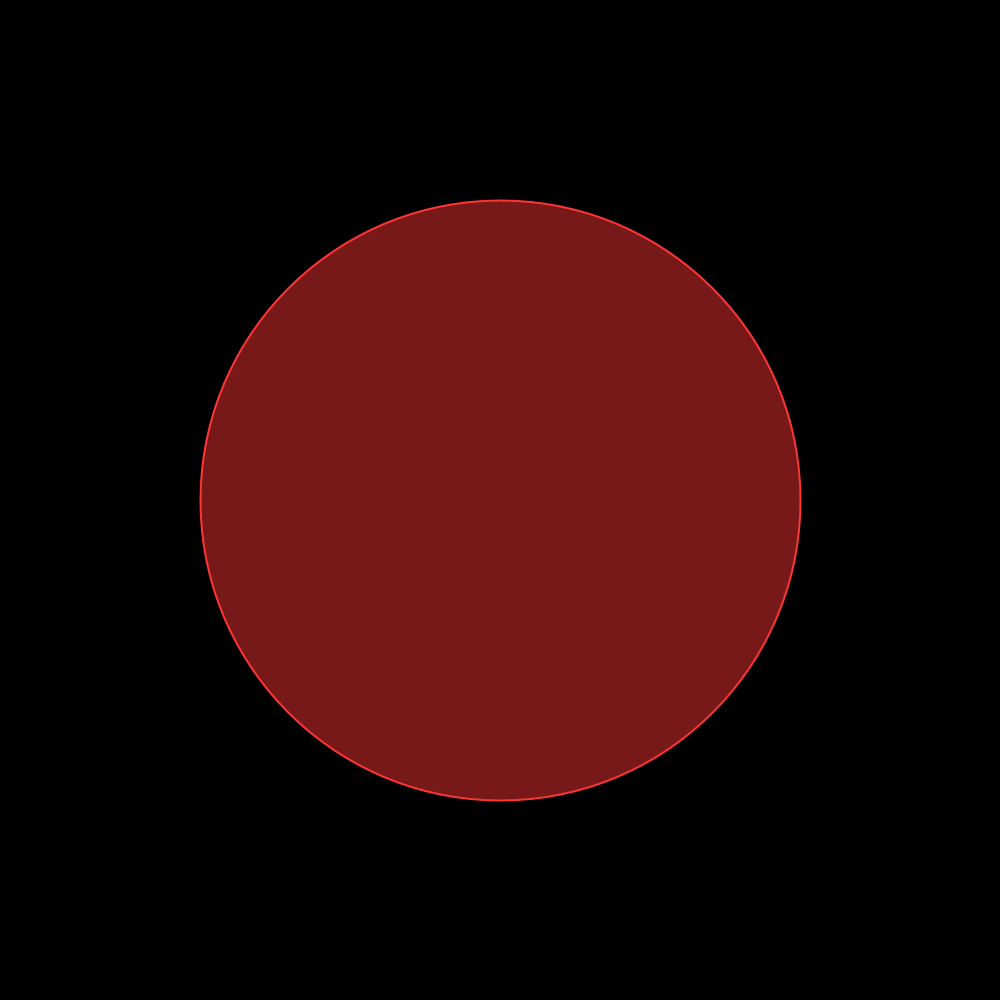
Frame 1 (no input)
Frame 60 (the mouse pressed at the canvas centre just before this capture): identical to frame 1, image omitted
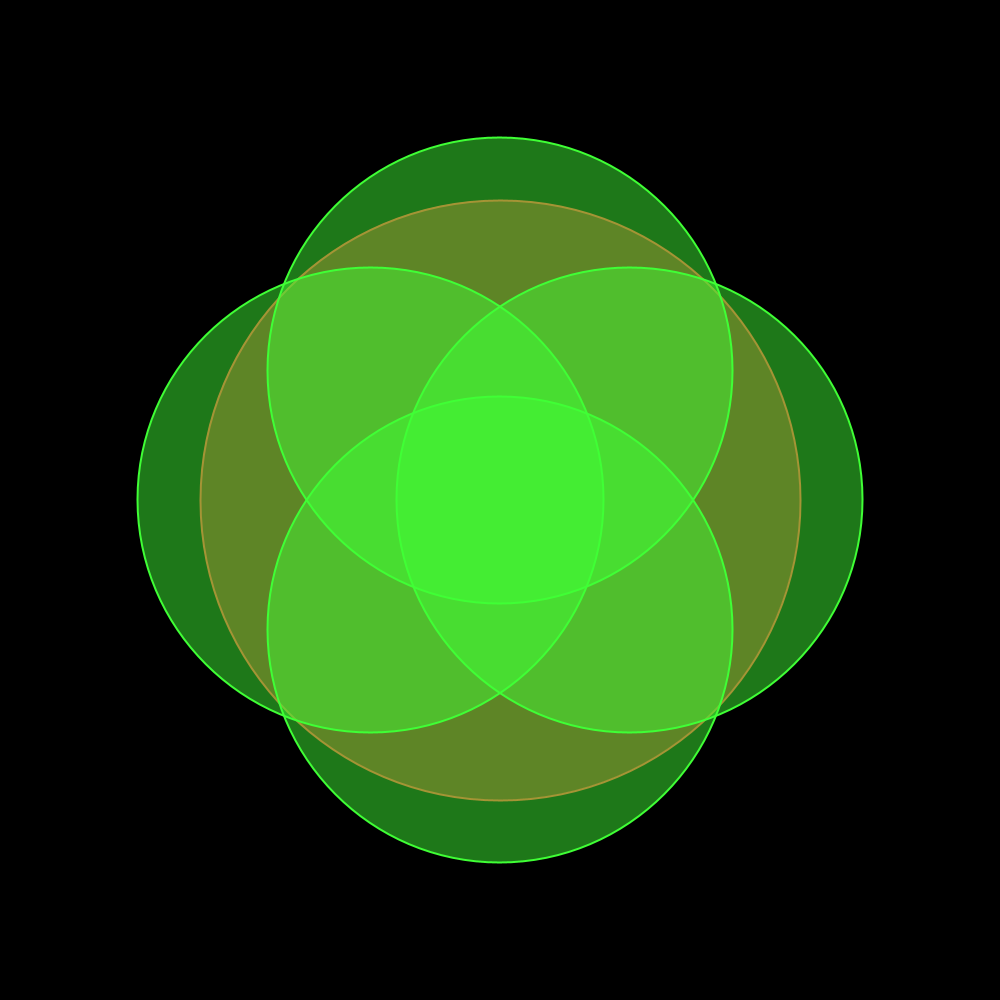
Frame 120 (the mouse held since frame 60 and released just before this capture)

The Processing sketch that drew these frames (run headless with seeded random() and noise(); from frame 60 on, the mouse is pressed at the canvas centre):

// Processing sketch: Circles
// ── Circles.pde
ArrayList<Circle> circles = new ArrayList<Circle>();
float radius = 300;

void setup() {
    frameRate(30);
    size(1000, 1000);
    //fullScreen();
    circles.add(new Circle(
        new PVector(width/2, height/2),
        new PVector(width/2, height/2),
        radius, radius,
        0
    ));

    strokeWeight(2);

    // noFill();
    // noStroke();
}

void draw() {
    background(0);

    ArrayList<Circle> newCircles = new ArrayList<Circle>();

    for (Circle circle : circles) {
        boolean circleBefore = circle.creating;
        circle.render();
        if (circle.creating != circleBefore) {
            newCircles.addAll(circle.createChildrenCircles());
        }
    }

    circles.addAll(newCircles);
}

// ── Circle.pde
public class Circle {
    boolean creating = true;
    PVector center;
    float radius;
    float sizeFactor = 0;
    float changeSpeed = 0.012;
    float redFactor = 0.48;
    PVector shift;
    float radiusShift;

    PVector firstCenter;
    float firstRadius;

    color colFill;
    color colStroke;
    int nextColorIndex;
    color[] colorsFill = {
        color(255, 53, 53, 120),  // Red
        color(63, 255, 53, 120),   // Green
        color(53, 53, 255, 120),  // Blue
        color(255, 255, 53, 120),    // Yelllow
        // color(244, 53, 255, 120),    // Purple
        // color(255, 127, 22, 120)   // Orange
    };

    color[] colorsStroke = {
        color(255, 53, 53),  // Red
        color(63, 255, 53),   // Green
        color(53, 53, 255),  // Blue
        color(255, 255, 53),    // Yelllow
        // color(244, 53, 255),    // Purple
        // color(255, 127, 22)   // Orange
    };

    Circle(PVector firstCenter, PVector center, float firstRadius, float radius, int colorIndex) {
        this.firstCenter = firstCenter;
        this.firstRadius = firstRadius;

        this.center = center;
        this.radius = radius;

        this.shift = PVector.sub(center, firstCenter);
        this.radiusShift = firstRadius - radius;

        this.colFill = colorsFill[colorIndex];
        this.colStroke = colorsStroke[colorIndex];
        if (colorIndex + 1 == this.colorsFill.length) {
            this.nextColorIndex = 0;
        } else {
            this.nextColorIndex = colorIndex+1;
        }
    }

    void render() {
        stroke(this.colStroke);
        fill(this.colFill);

        if (creating) {
            sizeFactor += changeSpeed;
            if (sizeFactor >= 1) {
                sizeFactor = 1;
                creating = false;
            }
            PVector newCenter = PVector.add(firstCenter, PVector.mult(shift, sizeFactor));
            float newRadius = firstRadius - sizeFactor*radiusShift;
            circle(newCenter.x, newCenter.y, 2*newRadius);
        } else {
            PVector newCenter = PVector.add(firstCenter, PVector.mult(shift, sizeFactor));
            circle(center.x, center.y, 2*radius);
        }
        
    }

    ArrayList<Circle> createChildrenCircles() {
        ArrayList<Circle> childrenCircles = new ArrayList<Circle>();

        PVector topCorner = new PVector(0, -radius);
        PVector rightCorner = new PVector(radius, 0);
        PVector bottomCorner = new PVector(0, radius);
        PVector leftCorner = new PVector(-radius, 0);

        childrenCircles.add(new Circle(center, PVector.add(center, topCorner), radius, radius*redFactor, nextColorIndex));
        childrenCircles.add(new Circle(center, PVector.add(center, rightCorner), radius, radius*redFactor, nextColorIndex));
        childrenCircles.add(new Circle(center, PVector.add(center, bottomCorner), radius, radius*redFactor, nextColorIndex));
        childrenCircles.add(new Circle(center, PVector.add(center, leftCorner), radius, radius*redFactor, nextColorIndex));

        return childrenCircles;
    }
}
